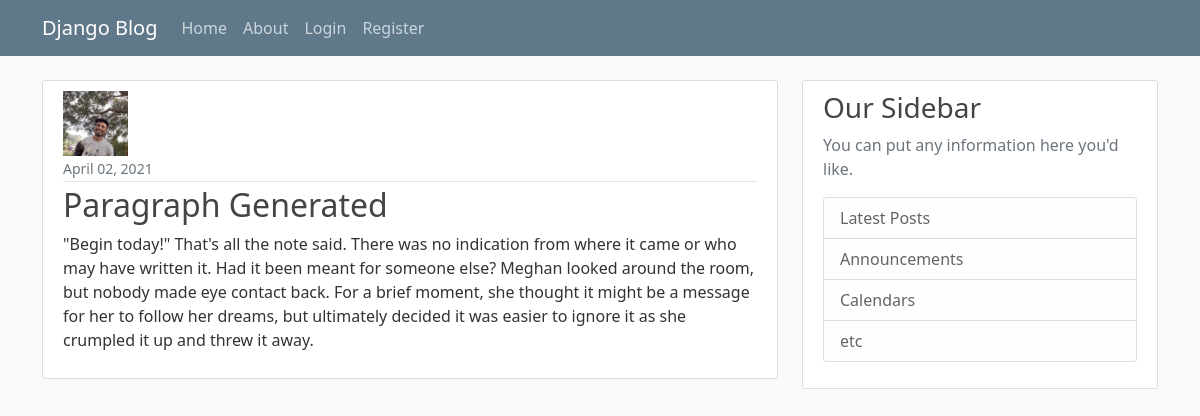
Screenshot of /post/7/ with the database file from the repository.
### my_firstapp/models.py (models this page shows, shortened)
class Post(models.Model):
    title = models.CharField(max_length = 100)
    content = models.TextField()
    date_posted = models.DateTimeField(default =  timezone.now)
    aurthor = models.ForeignKey(User, on_delete = models.CASCADE)

### users/models.py (models this page shows, shortened)
class Profile(models.Model):
    user = models.OneToOneField(User, on_delete = models.CASCADE)
    image = models.ImageField(default = 'default.jpg', upload_to = 'profile_pics')

### my_firstapp/views.py (the view)
# urls.py: path( 'post/<int:pk>/', PostDetailView.as_view(), name = 'post-detail' ),
class PostDetailView(DetailView):
    model = Post

### my_firstapp/templates/my_firstapp/post_detail.html (shortened to what this page needs)
{% extends 'my_firstapp/base.html' %}
{% block content %}
    <article class="media content-section">
        <img class="round-circle article-img" src="{{ object.aurthor.profile.image.url }}" alt="Proile Picture">
        <div class="media-body">
            <div class="article-metadata">
                <small class="text-muted">{{ object.date_posted|date:"F d, Y" }}</small>
            </div>
            <h2 class="article-title">{{ object.title }}</h2>
            <p class="article-content">{{ object.content }}</p>
        </div>
    </article>
{% endblock content %}

### my_firstapp/static/my_firstapp/main.css (style rules this page uses)
body { background: #fafafa; color: #333333; margin-top: 5rem; }
h1, h2, h3, h4, h5, h6 { color: #444444; }
.content-section { background: #ffffff; padding: 10px 20px; border: 1px solid #dddddd; border-radius: 3px; margin-bottom: 20px; }
.article-title { color: #444444; }
.article-content { white-space: pre-line; }
.article-img { height: 65px; width: 65px; margin-right: 16px; }
.article-metadata { padding-bottom: 1px; margin-bottom: 4px; border-bottom: 1px solid #e3e3e3 }

### rows the page displays
Post: aurthor.profile.image (picture), date_posted "April 02, 2021", title "Paragraph Generated", content "\"Begin today!\" That's all the note said. There was no indication from where it came or who may have written it. Had it been meant for someone else? Meghan looked around the room, but nobody made eye contact back. For a brief moment, she thought it might be a message for her to follow her dreams, but ultimately decided it was easier to ignore it as she crumpled it up and threw it away."
